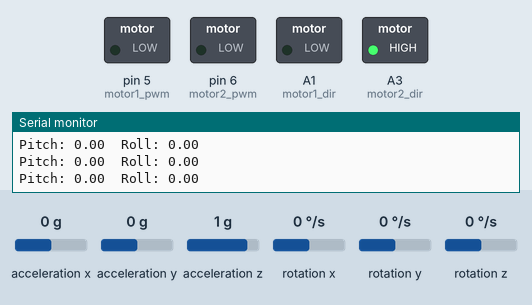
This sketch was run on a simulated Arduino Uno, built with avr-gcc and run on an emulated ATmega328P. Shown: switched loads named in the sketch (green lamp = pin HIGH), the last lines printed to the serial monitor. Wiring (inferred from the names in the program): MPU-6050 motion sensor at I2C address 0x68. The inputs (shaded band) are chosen by the test bench; at power-on: rotation y 0 °/s, acceleration x 0 g, acceleration y 0 g, acceleration z 1 g, rotation x 0 °/s, rotation z 0 °/s.

Above: at 3.1 s.
3.2 s: rotation y set to -192 °/s
At 5.9 s:
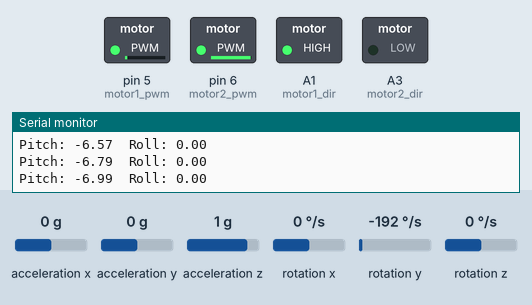
6.2 s: rotation y set to 4 °/s
At 8.02 s:
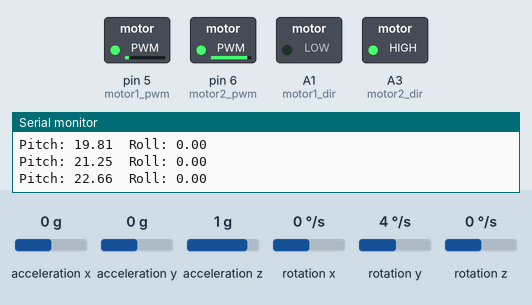
9.2 s: rotation y set to -100 °/s
12.2 s: rotation y set to -192 °/s
At 15.3 s:
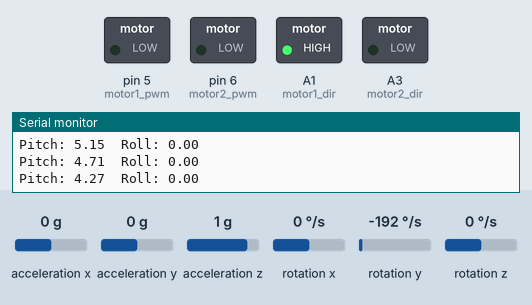
Timing chart, 0 to 16.2 s (numbered marks = the images above; inputs shaded):
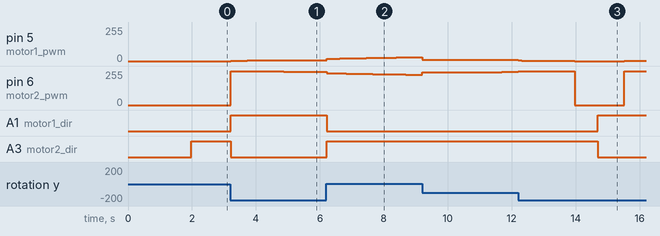

Measured:
- after the input at 3.2 s, pin 5 (motor1_pwm): 0/255 → 3/255 at once, → 4/255 0.52 s later, → 5/255 1.1 s later; pin 6 (motor2_pwm): 0/255 → 253/255 at once, → 252/255 0.52 s later, → 251/255 1.1 s later; A1 (motor1_dir): LOW → HIGH at once; A3 (motor2_dir): HIGH → LOW at once
- after the input at 6.2 s, A1 (motor1_dir): HIGH → LOW at once; A3 (motor2_dir): LOW → HIGH at once
- after the input at 12.2 s, A1 (motor1_dir): LOW → HIGH after 2.5 s; A3 (motor2_dir): HIGH → LOW after 2.5 s

The sketch:

main.ino
```cpp
#include <Wire.h>

// define MPU-6050 I2C address
const int MPU_ADDR = 0x68;

// register addresses
const int ACCEL_XOUT_H = 0x3B;
const int ACCEL_YOUT_H = 0x3D;
const int ACCEL_ZOUT_H = 0x3F;
const int GYRO_XOUT_H = 0x43;
const int GYRO_YOUT_H = 0x45;
const int GYRO_ZOUT_H = 0x47;

int16_t ax, ay, az; // raw accelerometer data
int16_t gx, gy, gz; // raw gyroscope data
float ax_offset, ay_offset, az_offset; // accelerometer offsets
float gx_offset, gy_offset, gz_offset; // gyroscope offsets
float pitch, roll; // pitch and roll angles
float pitch_gyro, roll_gyro; // pitch and roll angles from gyroscope
float pitch_acc, roll_acc; // pitch and roll angles from accelerometer
float dt; // time step
float k; // complimentary filter coefficient

#define motor1_pwm 5 //Channel A direction
#define motor1_dir A1 //Channel A direction
#define motor2_pwm 6 //Channel B direction
#define motor2_dir A3  //Channel B direction

// define PID controller parameters
double Kp = 0.5;
double Ki = 0.1;
double Kd = 0.1;
double setpoint = 0; // desired pitch angle
double output; // control signal
double error; // error between setpoint and pitch angle
double integral; // integral of error
double derivative; // derivative of error
double last_error; // error on previous sample
double sample_time = 0.01; // sample time in seconds


void setup() {
  // initialize serial communication
  Serial.begin(9600);

  // initialize I2C communication
  Wire.begin();

  // initialize MPU-6050
  Wire.beginTransmission(MPU_ADDR);
  Wire.write(0x6B); // PWR_MGMT_1 register
  Wire.write(0); // set to zero to wake up the MPU-6050
  Wire.endTransmission(true);

  // calibrate accelerometer and gyroscope
  calibrateSensors();

  // initialize pitch and roll angles to zero
  pitch = 0;
  roll = 0;

  // set time step and complimentary filter coefficient

  dt = 0.01;
  k = 0.98;
  // initialize motor control pins
  pinMode(motor1_pwm, OUTPUT);
  pinMode(motor1_dir, OUTPUT);
  pinMode(motor2_pwm, OUTPUT);
  pinMode(motor2_dir, OUTPUT);
}

void loop() {
  // read raw accelerometer data
  Wire.beginTransmission(MPU_ADDR);
  Wire.write(ACCEL_XOUT_H);
  Wire.endTransmission(false);
  Wire.requestFrom(MPU_ADDR, 6, true);
  ax = Wire.read() << 8 | Wire.read();
  ay = Wire.read() << 8 | Wire.read();
  az = Wire.read() << 8 | Wire.read();

  // read raw gyroscope data
  Wire.beginTransmission(MPU_ADDR);
  Wire.write(GYRO_XOUT_H);
  Wire.endTransmission(false);
  Wire.requestFrom(MPU_ADDR, 6, true);
  gx = Wire.read() << 8 | Wire.read();
  gy = Wire.read() << 8 | Wire.read();
  gz = Wire.read() << 8 | Wire.read();

  // subtract offsets from raw data
  ax -= ax_offset;
  ay -= ay_offset;
  az -= az_offset;
  gx -= gx_offset;
  gy -= gy_offset;
  gz -= gz_offset;

  // calculate pitch and roll angles from accelerometer
  pitch_acc = atan2(ay, az);
  roll_acc = atan2(-ax, sqrt(ay*ay + az*az));

  // calculate pitch and roll rates from gyroscope
  pitch_gyro = gy * 180/M_PI * dt;
  roll_gyro = gx * 180/M_PI * dt;

  // update pitch and roll angles using complimentary filter
  pitch = pitch * k + pitch_gyro * (1 - k);
  roll = roll * k + roll_gyro * (1 - k);

  // print the pitch and roll angles to the serial monitor
  Serial.print("Pitch: ");
  Serial.print(pitch);
  Serial.print("\tRoll: ");
  Serial.println(roll);

  // calculate error, integral, and derivative of error
  error = setpoint - pitch;
  integral += error * sample_time;
  derivative = (error - last_error) / sample_time;

  // calculate control signal using PID controller
  output = Kp * error + Ki * integral + Kd * derivative;

  // set motor speeds based on control signal
  if (output > 0) {
    // set motor 1 to forward
    digitalWrite(motor1_dir, HIGH);
    analogWrite(motor1_pwm, output);

    // set motor 2 to reverse
    digitalWrite(motor2_dir, LOW);
    analogWrite(motor2_pwm, -output);
  } else {
    // set motor 1 to reverse
    digitalWrite(motor1_dir, LOW);
    analogWrite(motor1_pwm, -output);

    // set motor 2 to forward
    digitalWrite(motor2_dir, HIGH);
    analogWrite(motor2_pwm, output);
  }
  // update error for next sample
  last_error = error;

  // delay for a small amount of time
  delay(100);
}

void calibrateSensors() {
  // initialize variables for storing sensor data
  float ax_sum = 0, ay_sum = 0, az_sum = 0;
  float gx_sum = 0, gy_sum = 0, gz_sum = 0;

  // read sensor data 1000 times and average to reduce noise
  for (int i = 0; i < 1000; i++) {
    // read raw accelerometer data
    Wire.beginTransmission(MPU_ADDR);
    Wire.write(ACCEL_XOUT_H);
    Wire.endTransmission(false);
    Wire.requestFrom(MPU_ADDR, 6, true);
    ax_sum += Wire.read() << 8 | Wire.read();
    ay_sum += Wire.read() << 8 | Wire.read();
    az_sum += Wire.read() << 8 | Wire.read();

    // read raw gyroscope data
    Wire.beginTransmission(MPU_ADDR);
    Wire.write(GYRO_XOUT_H);
    Wire.endTransmission(false);
    Wire.requestFrom(MPU_ADDR, 6, true);
    gx_sum += Wire.read() << 8 | Wire.read();
    gy_sum += Wire.read() << 8 | Wire.read();
    gz_sum += Wire.read() << 8 | Wire.read();
  }

  // calculate accelerometer offsets
  ax_offset = ax_sum / 1000;
  ay_offset = ay_sum / 1000;
  az_offset = az_sum / 1000;

  // calculate gyroscope offsets
  gx_offset = gx_sum / 1000;
  gy_offset = gy_sum / 1000;
  gz_offset = gz_sum / 1000;
}
```
